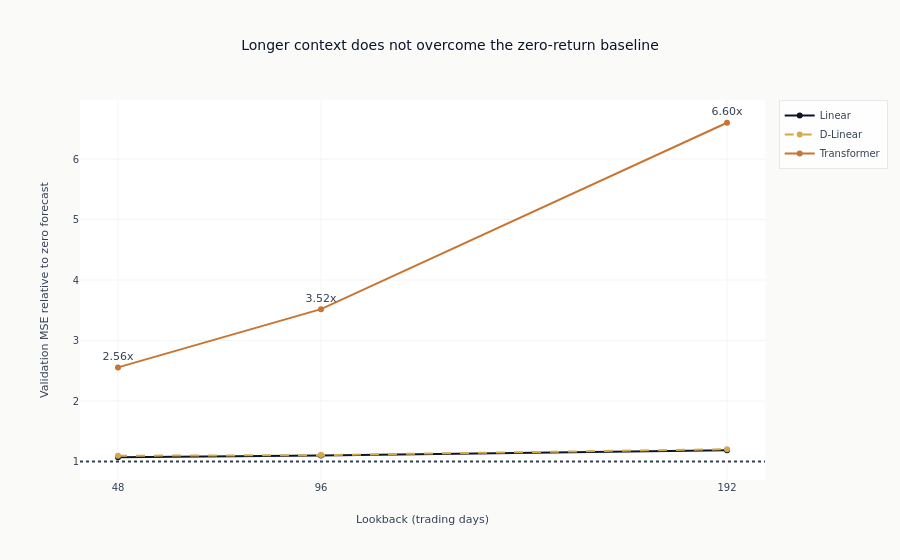

Source (notebook cell):
### Markdown cell above
## Validation-Only Lookback Sensitivity

Zeng et al. found that longer inputs often helped linear models while leaving
Transformers stable or worse. We test three lookbacks without consulting the
test set. Every candidate uses the same forecast-date cutoffs, so changing the
lookback changes available context rather than silently shifting the calendar.

### Code cell
lookback_values = [48, 96, 192]
lookback_results = []

for lb in lookback_values:
    X_lb, y_lb = create_sequences(series, lb, HORIZON)
    target_start_lb = np.arange(lb, len(series) - HORIZON + 1)
    target_end_lb = target_start_lb + HORIZON - 1
    train_mask_lb = target_end_lb < train_target_cutoff
    val_mask_lb = (target_start_lb >= train_target_cutoff) & (target_end_lb < val_target_cutoff)

    X_train_lb, y_train_lb = X_lb[train_mask_lb], y_lb[train_mask_lb]
    X_val_lb, y_val_lb = X_lb[val_mask_lb], y_lb[val_mask_lb]
    zero_val_mse = float(np.mean(y_val_lb**2))

    lb_factories = {
        "Linear": lambda lb=lb: Linear(lb, HORIZON),
        "D-Linear": lambda lb=lb: DLinear(lb, HORIZON),
        "Transformer": lambda lb=lb: SimpleTransformer(lb, HORIZON, D_MODEL, N_HEADS, N_LAYERS),
    }

    for name, factory in lb_factories.items():
        set_global_seeds(SEED)
        model = factory().to(DEVICE)
        model, _ = train_model(
            model,
            X_train_lb,
            y_train_lb,
            X_val_lb,
            y_val_lb,
            EPOCHS,
            BATCH_SIZE,
        )
        model.eval()
        with torch.no_grad():
            pred_lb = model(torch.FloatTensor(X_val_lb).to(DEVICE)).cpu().numpy()
        mse_lb = float(np.mean((pred_lb - y_val_lb) ** 2))
        lookback_results.append(
            {
                "Lookback": lb,
                "Model": name,
                "MSE ratio": mse_lb / zero_val_mse,
            }
        )
    print(f"  Lookback={lb}: done")

lookback_df = pl.DataFrame(lookback_results)

fig = go.Figure()
for name, color, dash in [
    ("Linear", COLORS["blue"], "solid"),
    ("D-Linear", COLORS["amber"], "dash"),
    ("Transformer", COLORS["copper"], "solid"),
]:
    subset = lookback_df.filter(pl.col("Model") == name)
    show_text = name == "Transformer"
    fig.add_trace(
        go.Scatter(
            x=subset["Lookback"],
            y=subset["MSE ratio"],
            mode="lines+markers+text" if show_text else "lines+markers",
            name=name,
            line=dict(color=color, dash=dash),
            text=[f"{value:.2f}x" for value in subset["MSE ratio"]] if show_text else None,
            textposition="top center",
            hovertemplate=f"{name}<br>Lookback: %{{x}}<br>Relative MSE: %{{y:.2f}}x<extra></extra>",
        )
    )
fig.add_hline(y=1, line_dash="dot", line_color=COLORS["neutral"])
fig.update_layout(
    title="Longer context does not overcome the zero-return baseline",
    xaxis_title="Lookback (trading days)",
    yaxis_title="Validation MSE relative to zero forecast",
    xaxis=dict(tickmode="array", tickvals=lookback_values),
)
fig.show()

### Figure 1 — Plotly figure (JSON) as saved in the notebook; plotly's stock layout.template omitted (floating-point values rounded to 4 significant figures)
{"data": [{"hovertemplate": "Linear<br>Lookback: %{x}<br>Relative MSE: %{y:.2f}x<extra></extra>", "line": {"color": "#0a1628", "dash": "solid"}, "mode": "lines+markers", "name": "Linear", "textposition": "top center", "type": "scatter", "x": [48, 96, 192], "y": [1.071, 1.098, 1.185]}, {"hovertemplate": "D-Linear<br>Lookback: %{x}<br>Relative MSE: %{y:.2f}x<extra></extra>", "line": {"color": "#D4A84B", "dash": "dash"}, "mode": "lines+markers", "name": "D-Linear", "textposition": "top center", "type": "scatter", "x": [48, 96, 192], "y": [1.096, 1.107, 1.204]}, {"hovertemplate": "Transformer<br>Lookback: %{x}<br>Relative MSE: %{y:.2f}x<extra></extra>", "line": {"color": "#C87533", "dash": "solid"}, "mode": "lines+markers+text", "name": "Transformer", "text": ["2.56x", "3.52x", "6.60x"], "textposition": "top center", "type": "scatter", "x": [48, 96, 192], "y": [2.556, 3.519, 6.6]}], "layout": {"shapes": [{"line": {"color": "#334155", "dash": "dot"}, "type": "line", "x0": 0, "x1": 1, "xref": "x domain", "y0": 1, "y1": 1, "yref": "y"}], "title": {"text": "Longer context does not overcome the zero-return baseline"}, "xaxis": {"tickmode": "array", "tickvals": [48, 96, 192], "title": {"text": "Lookback (trading days)"}}, "yaxis": {"title": {"text": "Validation MSE relative to zero forecast"}}}}
